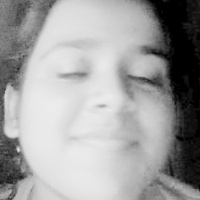
#> input picture data/enrolled_faces/aditi thakkar/face_1f1ac813163643fd9994ef48ddaee990.jpg, 200 x 200 px; its folder holds only this picture in this run
$ python -i vision_service.py   (imports and definitions only)
#> lines starting #> are read from the running program, lines starting #| are printed output that depends on the picture
#> further down, picture is the input picture: shape (200, 200, 3); min 0, max 237, mean 160.2
### app/services/attendance_service.py
import csv
import os
import time
from datetime import datetime
from pathlib import Path
from typing import List, Dict, Any, Optional

BASE_DIR = Path(__file__).resolve().parent.parent.parent
DATA_DIR = BASE_DIR / "data"
ATTENDANCE_FILE = DATA_DIR / "attendance.csv"


class AttendanceService:
    def __init__(self, debounce_seconds: int = 60):
        DATA_DIR.mkdir(parents=True, exist_ok=True)
        self.debounce_seconds = debounce_seconds
        self.last_marked_times: Dict[str, float] = {}
        self.marked_today: set = set()
        self._ensure_file_exists()

    def _ensure_file_exists(self):
        if not ATTENDANCE_FILE.exists():
            with open(ATTENDANCE_FILE, "w", newline="", encoding="utf-8") as file:
                writer = csv.writer(file)
                writer.writerow(["Name", "Date", "Time"])

    # [106 lines left out: functions mark_attendance_auto, mark_attendance_manual, get_attendance, get_today_count, clear_attendance, not called in this run]

### app/services/vision_service.py
import cv2
import numpy as np
import json
import uuid
import shutil
from pathlib import Path
from typing import List, Dict, Any, Optional

from app.services.attendance_service import AttendanceService

# ============================================================
# PROJECT PATHS
# ============================================================

BASE_DIR = Path(__file__).resolve().parent.parent.parent
DATA_DIR = BASE_DIR / "data"
ENROLLED_FACES_DIR = DATA_DIR / "enrolled_faces"
MODELS_DIR = BASE_DIR / "models"

CASCADE_PATH = MODELS_DIR / "haarcascade_frontalface_default.xml"
TRAINER_PATH = MODELS_DIR / "face_trainer.yml"
LABELS_PATH = MODELS_DIR / "labels.json"


class VisionService:
    def __init__(self, attendance_service: Optional[AttendanceService] = None):
        # Create required folders
        DATA_DIR.mkdir(parents=True, exist_ok=True)
        ENROLLED_FACES_DIR.mkdir(parents=True, exist_ok=True)
        MODELS_DIR.mkdir(parents=True, exist_ok=True)

        self.attendance_service = attendance_service or AttendanceService()

        # ----------------------------------------------------
        # CHECK / COPY HAAR CASCADE
        # ----------------------------------------------------
        if not CASCADE_PATH.exists():
            # Check if person1 module has the cascade
            alt_cascade = BASE_DIR / "3rd-year-computer-vision-person1-vision-module" / "haarcascade_frontalface_default.xml"
            if alt_cascade.exists():
                shutil.copy(alt_cascade, CASCADE_PATH)
            else:
                # Fallback to OpenCV built-in
                opencv_cascade = Path(cv2.data.haarcascades) / "haarcascade_frontalface_default.xml"
                if opencv_cascade.exists():
                    shutil.copy(opencv_cascade, CASCADE_PATH)

        if not CASCADE_PATH.exists():
            raise FileNotFoundError(f"Haar Cascade file not found at: {CASCADE_PATH}")

        self.face_cascade = cv2.CascadeClassifier(str(CASCADE_PATH))
        if self.face_cascade.empty():
            raise RuntimeError("Failed to load Haar Cascade model.")

        # ----------------------------------------------------
        # CREATE LBPH RECOGNIZER
        # ----------------------------------------------------
        if not hasattr(cv2, "face"):
            raise RuntimeError(
                "OpenCV face module is not available.\nPlease install: opencv-contrib-python"
            )

        self.recognizer = cv2.face.LBPHFaceRecognizer_create()
        self.label_names: Dict[int, str] = {}
        self.model_trained = False

        # Load existing trained model
        self.load_existing_model()

    # ============================================================
    # LOAD EXISTING MODEL
    # ============================================================
    def load_existing_model(self):
        if not TRAINER_PATH.exists() or not LABELS_PATH.exists():
            print("No existing trained model found. Please enroll faces and train.")
            return

        try:
            self.recognizer.read(str(TRAINER_PATH))
            with open(LABELS_PATH, "r", encoding="utf-8") as file:
                data = json.load(file)

            # JSON keys are strings, convert to integer labels
            self.label_names = {int(key): str(value) for key, value in data.items()}
            self.model_trained = True
            print(f"Face recognition model loaded. Enrolled people: {list(self.label_names.values())}")
        except Exception as error:
            print(f"Could not load existing model: {error}")
            self.model_trained = False

    # ============================================================
    # DETECT FACES (MULTI-PERSON)
    # ============================================================
    def detect_faces(self, image: np.ndarray) -> List[Any]:
        if image is None:
            return []

        if len(image.shape) == 3:
            gray = cv2.cvtColor(image, cv2.COLOR_BGR2GRAY)
        else:
            gray = image

        gray = cv2.equalizeHist(gray)
        faces = self.face_cascade.detectMultiScale(
            gray,
            scaleFactor=1.1,
            minNeighbors=5,
            minSize=(60, 60),
            flags=cv2.CASCADE_SCALE_IMAGE
        )
        return list(faces)

    # ============================================================
    # RECOGNIZE MULTIPLE FACES IN A SINGLE FRAME
    # ============================================================
    def recognize_faces(self, image: np.ndarray, auto_mark_attendance: bool = True) -> Dict[str, Any]:
        """
        Detects and recognizes ALL faces present in a single image frame simultaneously.
        """
#> called with auto_mark_attendance = True
        if image is None:
            return {
                "success": False,
                "faces": [],
                "total_faces_detected": 0,
                "recognized_count": 0,
                "unknown_count": 0,
                "message": "Invalid image provided."
            }

        try:
            if len(image.shape) == 3:
                gray = cv2.cvtColor(image, cv2.COLOR_BGR2GRAY)
            else:
                gray = image

            # Preprocess with CLAHE for illumination invariance (glasses, shadows, ambient lighting)
            clahe = cv2.createCLAHE(clipLimit=2.0, tileGridSize=(8, 8))
            gray_clahe = clahe.apply(gray)
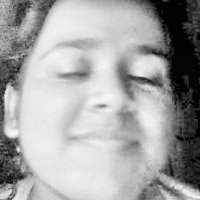
#> gray_clahe: shape (200, 200); min 1, max 250, mean 165.1
            detected_faces = self.detect_faces(gray_clahe)
#> in detect_faces, `gray = cv2.equalizeHist(gray)`:
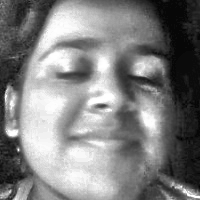
#> gray: shape (200, 200); min 0, max 255, mean 128.6
#> in detect_faces, `faces = self.face_cascade.detectMultiScale( gray, scaleFactor=1.1, min..`: faces = [[14, 9, 173, 173]]
#> detected_faces = [[14, 9, 173, 173]]

            if len(detected_faces) == 0:
                return {
                    "success": True,
                    "faces": [],
                    "total_faces_detected": 0,
                    "recognized_count": 0,
                    "unknown_count": 0,
                    "message": "No faces detected in frame."
                }

            results = []
            recognized_count = 0
            unknown_count = 0

            for (x, y, w, h) in detected_faces:
                # Add 8% adaptive padding around face for better LBPH feature extraction
                pad_w = int(w * 0.08)
                pad_h = int(h * 0.08)
                y1 = max(0, y - pad_h)
                y2 = min(gray.shape[0], y + h + pad_h)
                x1 = max(0, x - pad_w)
                x2 = min(gray.shape[1], x + w + pad_w)

                face_roi = gray_clahe[y1:y2, x1:x2]
                if face_roi.size == 0:
                    continue

                face_resized = cv2.resize(face_roi, (200, 200))

                person_name = "Unknown"
                confidence = 0.0
                distance = 999.0
                is_recognized = False
                attendance_marked = False

                if self.model_trained and len(self.label_names) > 0:
                    try:
                        label, distance_val = self.recognizer.predict(face_resized)
                        distance = round(float(distance_val), 2)

                        # Calibrated LBPH Confidence Mapping:
                        # Real-world LBPH distances:
                        # 0-35: 95-100% (Near identical)
                        # 35-50: 80-95% (Strong match, e.g. glasses/angles)
                        # 50-65: 65-80% (Moderate match)
                        # 65-75: 40-65% (Borderline)
                        # >75: Unknown
                        if distance < 80.0:
                            scaled = 1.0 - (distance / 82.0) ** 1.3
                            confidence = round(max(0.0, min(100.0, scaled * 100.0)), 1)
                        else:
                            confidence = round(max(0.0, 100.0 - distance), 1)

                        candidate_name = self.label_names.get(int(label), "Unknown")
                        if distance < 72.0 and candidate_name != "Unknown":
                            person_name = candidate_name
                            is_recognized = True
                            recognized_count += 1

                            if auto_mark_attendance and self.attendance_service:
                                attendance_marked = self.attendance_service.mark_attendance_auto(person_name)
                        else:
                            person_name = "Unknown"
                            unknown_count += 1
                    except Exception as pred_err:
                        print(f"Face prediction error: {pred_err}")
                        unknown_count += 1
                else:
                    unknown_count += 1

                results.append({
                    "name": person_name,
                    "confidence": confidence,
                    "distance": distance,
                    "box": {
                        "x": int(x),
                        "y": int(y),
                        "w": int(w),
                        "h": int(h)
                    },
                    "is_recognized": is_recognized,
                    "attendance_marked": attendance_marked
                })
#> this loop made 1 pass
#> (x, y, w, h, pad_w, pad_h, y1, y2) on pass 1: (14, 9, 173, 173, 13, 13, 0, 195)
#> pass 1, in recognize_faces, `face_roi = gray_clahe[y1:y2, x1:x2]`:
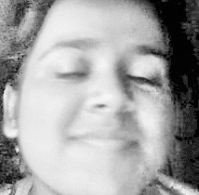
#> face_roi: shape (195, 199); min 1, max 247, mean 164.9
#> after the loop, recognized_count = 0; results = 1 item; unknown_count = 1

            return {
                "success": True,
                "faces": results,
                "total_faces_detected": len(results),
                "recognized_count": recognized_count,
                "unknown_count": unknown_count,
                "message": f"Processed {len(results)} face(s) successfully."
            }

        except Exception as error:
            print(f"Multi-face recognition error: {error}")
            return {
                "success": False,
                "faces": [],
                "total_faces_detected": 0,
                "recognized_count": 0,
                "unknown_count": 0,
                "message": str(error)
            }

    # ============================================================
    # BACKWARD COMPATIBLE SINGLE / PRIMARY FACE RECOGNITION
    # ============================================================
    # [248 lines left out: functions recognize_face, enroll_face, get_enrolled_persons, delete_enrolled_person, train_model, draw_face_overlays, not called in this run]

>>> import cv2
>>> picture = cv2.imread('../../data/enrolled_faces/aditi thakkar/face_1f1ac813163643fd9994ef48ddaee990.jpg')
>>> result = VisionService().recognize_faces(picture)
#> result = 6 items

$ run again, on data/enrolled_faces/aditi thakkar/face_2640b08c3c7a4544916e58d38f040637.jpg
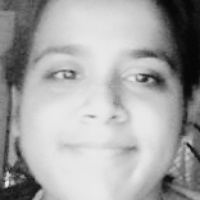
#> input picture data/enrolled_faces/aditi thakkar/face_2640b08c3c7a4544916e58d38f040637.jpg, 200 x 200 px
#> picture is the input picture: shape (200, 200, 3); min 5, max 236, mean 165.6
#> in recognize_faces, `gray_clahe = clahe.apply(gray)`:
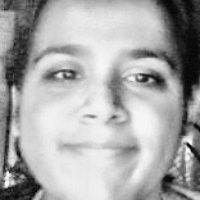
#> gray_clahe: shape (200, 200); min 5, max 254, mean 168.8
#> in detect_faces, `gray = cv2.equalizeHist(gray)`:
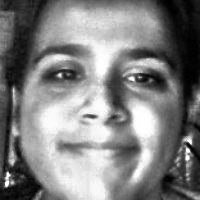
#> gray: shape (200, 200); min 0, max 255, mean 128.3
#> faces = [[13, 7, 181, 181]]
#> the loop in recognize_faces, `for (x, y, w, h) in detected_faces:` made 1 pass
#> (x, y, w, h, pad_w, pad_h, y1, y2) on pass 1: (13, 7, 181, 181, 14, 14, 0, 200)
#> after the loop in recognize_faces, `for (x, y, w, h) in detected_faces:`: recognized_count = 0; results = 1 item; unknown_count = 1
#> result = 6 items
